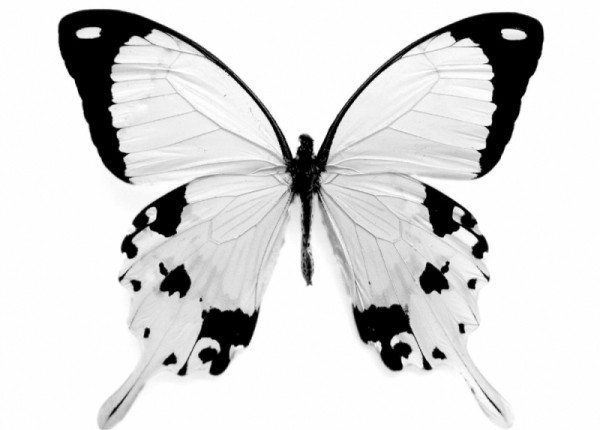
#> input picture goruntuTersCevirme/kelebek.jpg, 600 x 430 px
$ python main.py
#> lines starting #> are read from the running program, lines starting #| are printed output that depends on the picture
import cv2
import numpy as np

kelebek = cv2.imread("kelebek.jpg", 0)
#> kelebek is the input picture: shape (430, 600); min 0, max 255, mean 216.7
cv2.imshow("kelebek", kelebek)

yukseklik,genislik=kelebek.shape
#> yukseklik = 430; genislik = 600

for i in range(yukseklik):
    for j in range(genislik):
        kelebek[i][j]= np.max(kelebek) - kelebek[i][j]
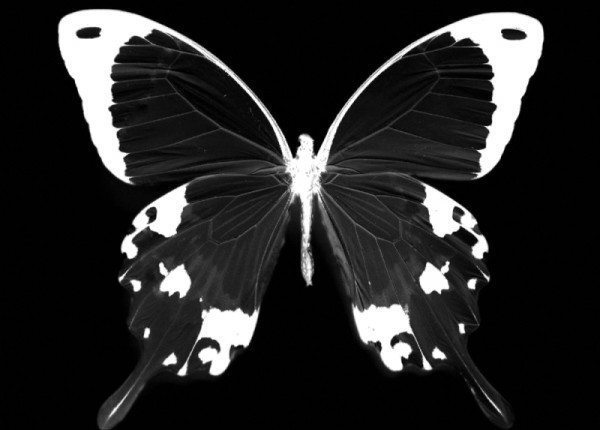
#> kelebek: shape (430, 600); min 0, max 255, mean 38.3


cv2.imshow("Kelebek yeni", kelebek)
cv2.waitKey()
